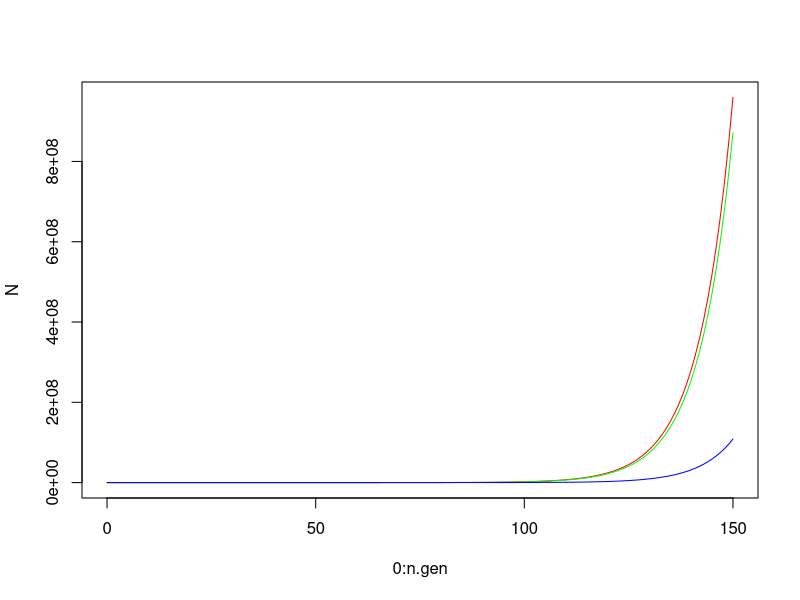

This chart was generated by the following R code: (Note: this script raises an error after producing the figure.)

PE_PopProjection <- function(n0, n.gen, P){
  n<-matrix(NA,nrow=n.gen+1,ncol=length(n0)) 
  n[1,]<-n0 #set first value of population vector to n0
  for(t in 1:(n.gen))
  {
    n[t+1,]<-P %*% n[t,] #loop through
  }
  return(n)
}

#Projection interval = 1 day
fecundity<-10 #number of eggs produced by an adult per day
P_el<-0.5 #probability that an egg survives and hatches in a given day. 50% survival, egg stage lasts one day
P_ll<-0.6*(1-(1/30)) #probability that a larva survives and doesnt become an adult in a given day. 60% survival, larval stage lasts 30 days
P_la<-0.6*(1/30) #probability that larva survives and transitions to adult
P_aa<-1-1/33 #daily adult survival , adult stage lasts 33 days

P<-matrix(c(0,0,fecundity,P_el,P_ll,0,0,P_la,P_aa),nrow=3,ncol=3,byrow=TRUE) #fill in the matrix values by row
n0<-c(eggs=2000, larvae=0,adults=0)

# create empty matrix (2 dimensional vector)
#each row is one time step and the columns represent the size of each stage class
n.gen<-150
n0<-c(eggs=100,larvae=0,adults=0)
N<-PE_PopProjection(n0=n0,n.gen=n.gen, P=P)
matplot(0:n.gen, N, type='l',col=c("red","green","blue"),lty="solid")
n[91,]/n[92,]



#find the dominant eigen value
lambda <- Re(eigen(P)$value[1]) #growth rate of population
SSD <- eigen(P)$vector[,1]/eigen(P)$vector[1,1] #Stable Stage Distribution
RV <- Re(eigen(t(P))$vector[,1]/eigen(t(P))$vector[1,1]) # left eigen value = repoductive value of each stage
percentage_SSD <- eigen(P)$vectors[,1]/sum(eigen(P)$vectors[,1])*100 #gives you percentages of each group

